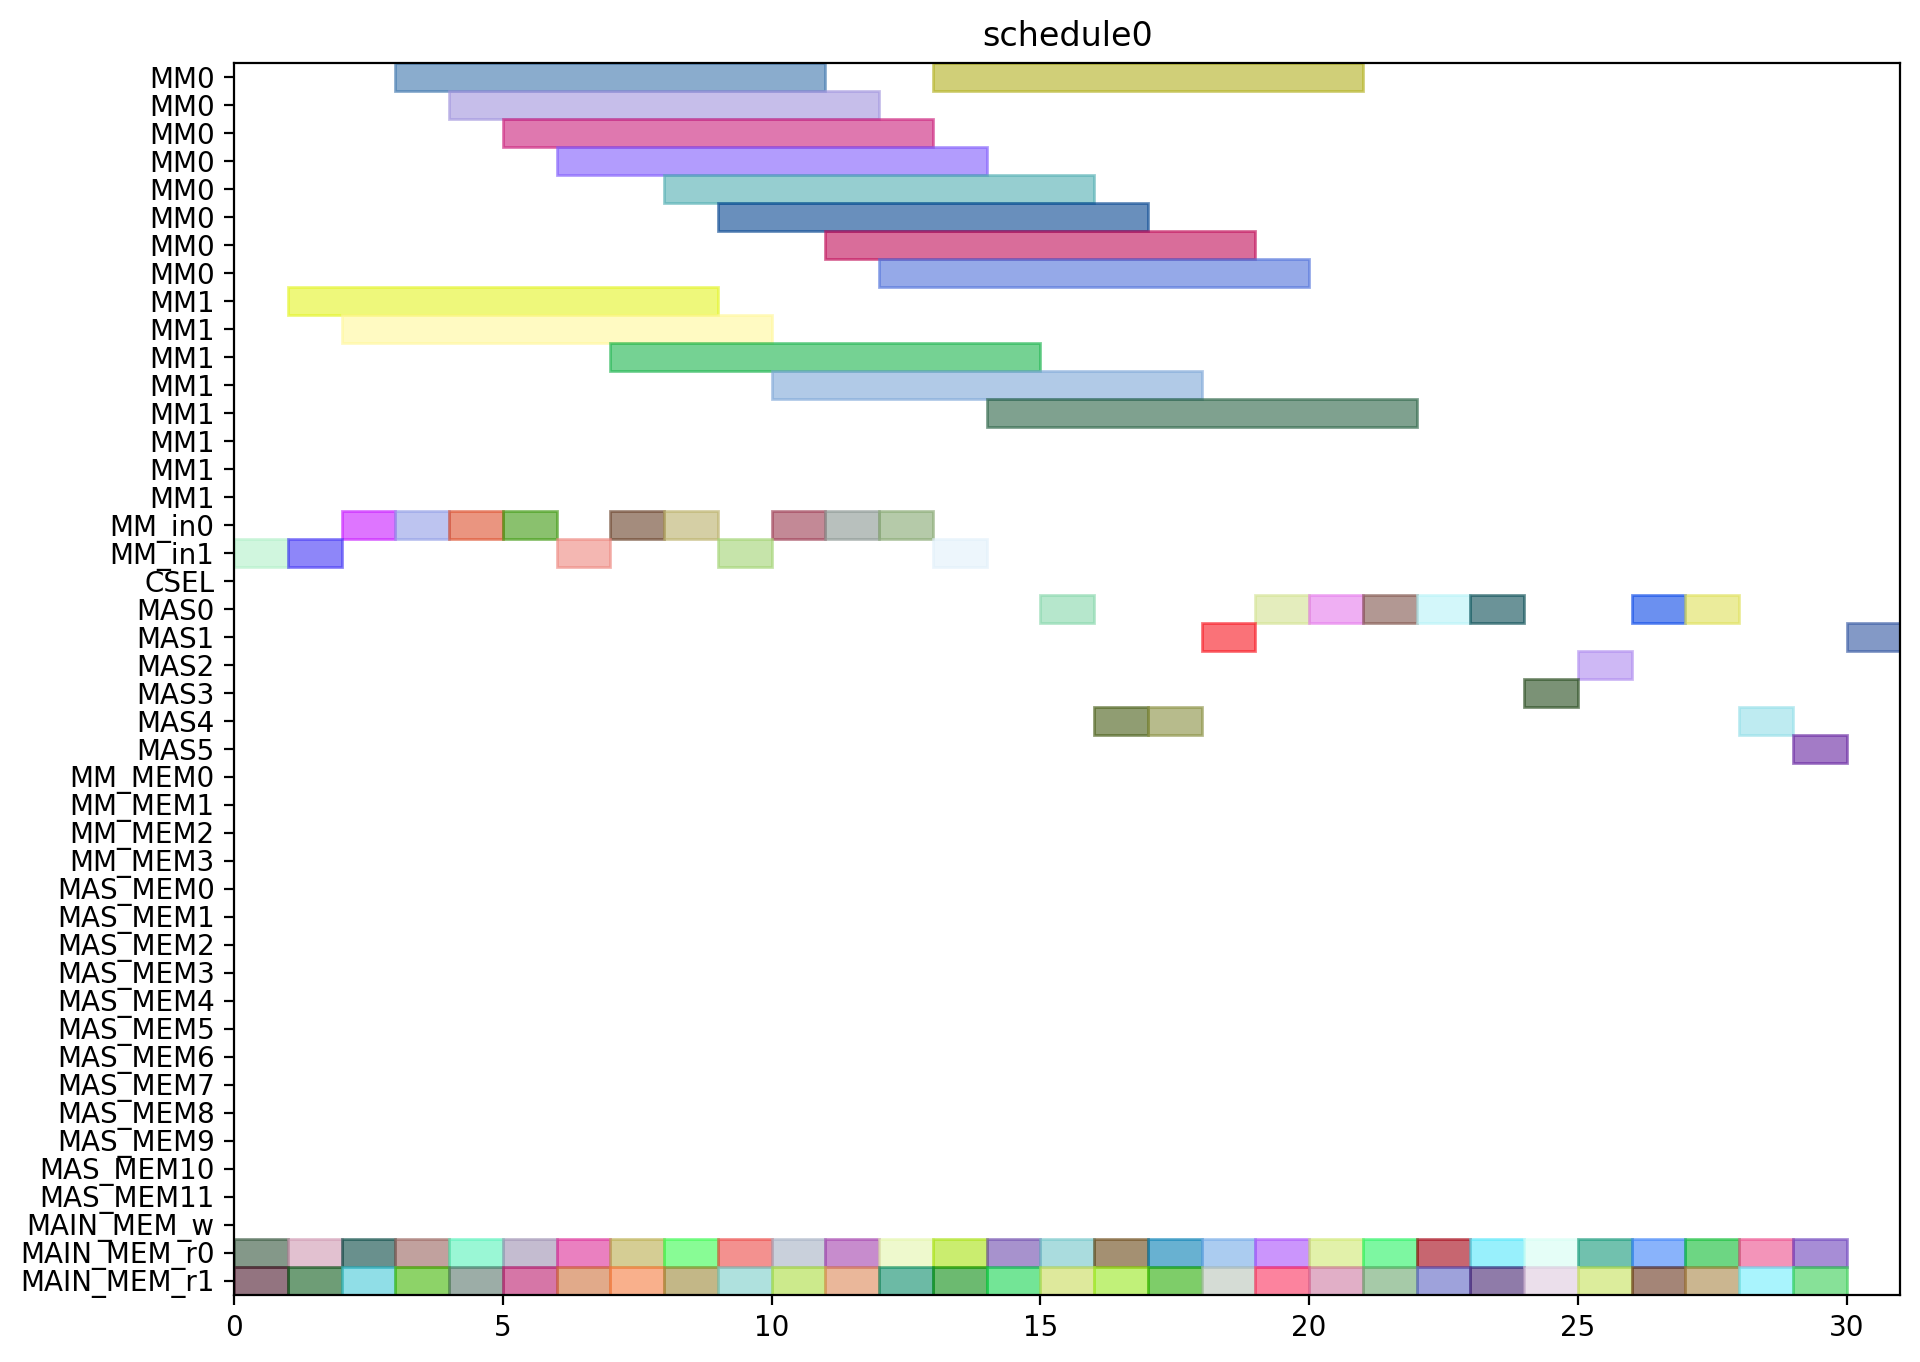

Write the Python code that produced this figure.
from pyschedule import Scenario, solvers, plotters, alt


def solve():
	horizon = 120
	S = Scenario("schedule0", horizon=horizon)

	# resource
	MM = S.Resources('MM', num=2, size=8)
	MM_in = S.Resources('MM_in', num=2)
	CSEL = S.Resource('CSEL')
	MAS = S.Resources('MAS', num=6, size=1, periods=range(1, horizon))
	MM_MEM = S.Resources('MM_MEM', num=4)
	MAS_MEM = S.Resources('MAS_MEM', num=12)
	MAIN_MEM_w = S.Resource('MAIN_MEM_w', size=1)
	MAIN_MEM_r = S.Resources('MAIN_MEM_r', num=2)

	# result of previous scheduling

	# new tasks
	r1_t0 = S.Task('r1_t0', length=8, delay_cost=1)
	r1_t0 += alt(MM)
	r1_t0_in = S.Task('r1_t0_in', length=1, delay_cost=1)
	r1_t0_in += alt(MM_in)
	S += r1_t0_in*MM_in[0]<=r1_t0*MM[0]
	S += r1_t0_in*MM_in[1]<=r1_t0*MM[1]
	r1_t0_mem0 = S.Task('r1_t0_mem0', length=1, delay_cost=1)
	r1_t0_mem0 += MAIN_MEM_r[0]
	S += r1_t0_mem0 <= r1_t0

	r1_t0_mem1 = S.Task('r1_t0_mem1', length=1, delay_cost=1)
	r1_t0_mem1 += MAIN_MEM_r[1]
	S += r1_t0_mem1 <= r1_t0

	r1_t1 = S.Task('r1_t1', length=8, delay_cost=1)
	r1_t1 += alt(MM)
	r1_t1_in = S.Task('r1_t1_in', length=1, delay_cost=1)
	r1_t1_in += alt(MM_in)
	S += r1_t1_in*MM_in[0]<=r1_t1*MM[0]
	S += r1_t1_in*MM_in[1]<=r1_t1*MM[1]
	r1_t1_mem0 = S.Task('r1_t1_mem0', length=1, delay_cost=1)
	r1_t1_mem0 += MAIN_MEM_r[0]
	S += r1_t1_mem0 <= r1_t1

	r1_t1_mem1 = S.Task('r1_t1_mem1', length=1, delay_cost=1)
	r1_t1_mem1 += MAIN_MEM_r[1]
	S += r1_t1_mem1 <= r1_t1

	r1_t2 = S.Task('r1_t2', length=1, delay_cost=1)
	r1_t2 += alt(MAS)
	r1_t2_mem0 = S.Task('r1_t2_mem0', length=1, delay_cost=1)
	r1_t2_mem0 += MAIN_MEM_r[0]
	S += r1_t2_mem0 <= r1_t2

	r1_t2_mem1 = S.Task('r1_t2_mem1', length=1, delay_cost=1)
	r1_t2_mem1 += MAIN_MEM_r[1]
	S += r1_t2_mem1 <= r1_t2

	r1_t3 = S.Task('r1_t3', length=1, delay_cost=1)
	r1_t3 += alt(MAS)
	r1_t3_mem0 = S.Task('r1_t3_mem0', length=1, delay_cost=1)
	r1_t3_mem0 += MAIN_MEM_r[0]
	S += r1_t3_mem0 <= r1_t3

	r1_t3_mem1 = S.Task('r1_t3_mem1', length=1, delay_cost=1)
	r1_t3_mem1 += MAIN_MEM_r[1]
	S += r1_t3_mem1 <= r1_t3

	r3_t0 = S.Task('r3_t0', length=8, delay_cost=1)
	r3_t0 += alt(MM)
	r3_t0_in = S.Task('r3_t0_in', length=1, delay_cost=1)
	r3_t0_in += alt(MM_in)
	S += r3_t0_in*MM_in[0]<=r3_t0*MM[0]
	S += r3_t0_in*MM_in[1]<=r3_t0*MM[1]
	r3_t0_mem0 = S.Task('r3_t0_mem0', length=1, delay_cost=1)
	r3_t0_mem0 += MAIN_MEM_r[0]
	S += r3_t0_mem0 <= r3_t0

	r3_t0_mem1 = S.Task('r3_t0_mem1', length=1, delay_cost=1)
	r3_t0_mem1 += MAIN_MEM_r[1]
	S += r3_t0_mem1 <= r3_t0

	r3_t1 = S.Task('r3_t1', length=8, delay_cost=1)
	r3_t1 += alt(MM)
	r3_t1_in = S.Task('r3_t1_in', length=1, delay_cost=1)
	r3_t1_in += alt(MM_in)
	S += r3_t1_in*MM_in[0]<=r3_t1*MM[0]
	S += r3_t1_in*MM_in[1]<=r3_t1*MM[1]
	r3_t1_mem0 = S.Task('r3_t1_mem0', length=1, delay_cost=1)
	r3_t1_mem0 += MAIN_MEM_r[0]
	S += r3_t1_mem0 <= r3_t1

	r3_t1_mem1 = S.Task('r3_t1_mem1', length=1, delay_cost=1)
	r3_t1_mem1 += MAIN_MEM_r[1]
	S += r3_t1_mem1 <= r3_t1

	r3_t2 = S.Task('r3_t2', length=1, delay_cost=1)
	r3_t2 += alt(MAS)
	r3_t2_mem0 = S.Task('r3_t2_mem0', length=1, delay_cost=1)
	r3_t2_mem0 += MAIN_MEM_r[0]
	S += r3_t2_mem0 <= r3_t2

	r3_t2_mem1 = S.Task('r3_t2_mem1', length=1, delay_cost=1)
	r3_t2_mem1 += MAIN_MEM_r[1]
	S += r3_t2_mem1 <= r3_t2

	r3_t3 = S.Task('r3_t3', length=1, delay_cost=1)
	r3_t3 += alt(MAS)
	r3_t3_mem0 = S.Task('r3_t3_mem0', length=1, delay_cost=1)
	r3_t3_mem0 += MAIN_MEM_r[0]
	S += r3_t3_mem0 <= r3_t3

	r3_t3_mem1 = S.Task('r3_t3_mem1', length=1, delay_cost=1)
	r3_t3_mem1 += MAIN_MEM_r[1]
	S += r3_t3_mem1 <= r3_t3

	r4_t0 = S.Task('r4_t0', length=8, delay_cost=1)
	r4_t0 += alt(MM)
	r4_t0_in = S.Task('r4_t0_in', length=1, delay_cost=1)
	r4_t0_in += alt(MM_in)
	S += r4_t0_in*MM_in[0]<=r4_t0*MM[0]
	S += r4_t0_in*MM_in[1]<=r4_t0*MM[1]
	r4_t0_mem0 = S.Task('r4_t0_mem0', length=1, delay_cost=1)
	r4_t0_mem0 += MAIN_MEM_r[0]
	S += r4_t0_mem0 <= r4_t0

	r4_t0_mem1 = S.Task('r4_t0_mem1', length=1, delay_cost=1)
	r4_t0_mem1 += MAIN_MEM_r[1]
	S += r4_t0_mem1 <= r4_t0

	r4_t1 = S.Task('r4_t1', length=8, delay_cost=1)
	r4_t1 += alt(MM)
	r4_t1_in = S.Task('r4_t1_in', length=1, delay_cost=1)
	r4_t1_in += alt(MM_in)
	S += r4_t1_in*MM_in[0]<=r4_t1*MM[0]
	S += r4_t1_in*MM_in[1]<=r4_t1*MM[1]
	r4_t1_mem0 = S.Task('r4_t1_mem0', length=1, delay_cost=1)
	r4_t1_mem0 += MAIN_MEM_r[0]
	S += r4_t1_mem0 <= r4_t1

	r4_t1_mem1 = S.Task('r4_t1_mem1', length=1, delay_cost=1)
	r4_t1_mem1 += MAIN_MEM_r[1]
	S += r4_t1_mem1 <= r4_t1

	r4_t2 = S.Task('r4_t2', length=1, delay_cost=1)
	r4_t2 += alt(MAS)
	r4_t2_mem0 = S.Task('r4_t2_mem0', length=1, delay_cost=1)
	r4_t2_mem0 += MAIN_MEM_r[0]
	S += r4_t2_mem0 <= r4_t2

	r4_t2_mem1 = S.Task('r4_t2_mem1', length=1, delay_cost=1)
	r4_t2_mem1 += MAIN_MEM_r[1]
	S += r4_t2_mem1 <= r4_t2

	r4_t3 = S.Task('r4_t3', length=1, delay_cost=1)
	r4_t3 += alt(MAS)
	r4_t3_mem0 = S.Task('r4_t3_mem0', length=1, delay_cost=1)
	r4_t3_mem0 += MAIN_MEM_r[0]
	S += r4_t3_mem0 <= r4_t3

	r4_t3_mem1 = S.Task('r4_t3_mem1', length=1, delay_cost=1)
	r4_t3_mem1 += MAIN_MEM_r[1]
	S += r4_t3_mem1 <= r4_t3

	r5_t0 = S.Task('r5_t0', length=8, delay_cost=1)
	r5_t0 += alt(MM)
	r5_t0_in = S.Task('r5_t0_in', length=1, delay_cost=1)
	r5_t0_in += alt(MM_in)
	S += r5_t0_in*MM_in[0]<=r5_t0*MM[0]
	S += r5_t0_in*MM_in[1]<=r5_t0*MM[1]
	r5_t0_mem0 = S.Task('r5_t0_mem0', length=1, delay_cost=1)
	r5_t0_mem0 += MAIN_MEM_r[0]
	S += r5_t0_mem0 <= r5_t0

	r5_t0_mem1 = S.Task('r5_t0_mem1', length=1, delay_cost=1)
	r5_t0_mem1 += MAIN_MEM_r[1]
	S += r5_t0_mem1 <= r5_t0

	r5_t1 = S.Task('r5_t1', length=8, delay_cost=1)
	r5_t1 += alt(MM)
	r5_t1_in = S.Task('r5_t1_in', length=1, delay_cost=1)
	r5_t1_in += alt(MM_in)
	S += r5_t1_in*MM_in[0]<=r5_t1*MM[0]
	S += r5_t1_in*MM_in[1]<=r5_t1*MM[1]
	r5_t1_mem0 = S.Task('r5_t1_mem0', length=1, delay_cost=1)
	r5_t1_mem0 += MAIN_MEM_r[0]
	S += r5_t1_mem0 <= r5_t1

	r5_t1_mem1 = S.Task('r5_t1_mem1', length=1, delay_cost=1)
	r5_t1_mem1 += MAIN_MEM_r[1]
	S += r5_t1_mem1 <= r5_t1

	r5_t2 = S.Task('r5_t2', length=1, delay_cost=1)
	r5_t2 += alt(MAS)
	r5_t2_mem0 = S.Task('r5_t2_mem0', length=1, delay_cost=1)
	r5_t2_mem0 += MAIN_MEM_r[0]
	S += r5_t2_mem0 <= r5_t2

	r5_t2_mem1 = S.Task('r5_t2_mem1', length=1, delay_cost=1)
	r5_t2_mem1 += MAIN_MEM_r[1]
	S += r5_t2_mem1 <= r5_t2

	r5_t3 = S.Task('r5_t3', length=1, delay_cost=1)
	r5_t3 += alt(MAS)
	r5_t3_mem0 = S.Task('r5_t3_mem0', length=1, delay_cost=1)
	r5_t3_mem0 += MAIN_MEM_r[0]
	S += r5_t3_mem0 <= r5_t3

	r5_t3_mem1 = S.Task('r5_t3_mem1', length=1, delay_cost=1)
	r5_t3_mem1 += MAIN_MEM_r[1]
	S += r5_t3_mem1 <= r5_t3

	r6_t0 = S.Task('r6_t0', length=8, delay_cost=1)
	r6_t0 += alt(MM)
	r6_t0_in = S.Task('r6_t0_in', length=1, delay_cost=1)
	r6_t0_in += alt(MM_in)
	S += r6_t0_in*MM_in[0]<=r6_t0*MM[0]
	S += r6_t0_in*MM_in[1]<=r6_t0*MM[1]
	r6_t0_mem0 = S.Task('r6_t0_mem0', length=1, delay_cost=1)
	r6_t0_mem0 += MAIN_MEM_r[0]
	S += r6_t0_mem0 <= r6_t0

	r6_t0_mem1 = S.Task('r6_t0_mem1', length=1, delay_cost=1)
	r6_t0_mem1 += MAIN_MEM_r[1]
	S += r6_t0_mem1 <= r6_t0

	r6_t1 = S.Task('r6_t1', length=8, delay_cost=1)
	r6_t1 += alt(MM)
	r6_t1_in = S.Task('r6_t1_in', length=1, delay_cost=1)
	r6_t1_in += alt(MM_in)
	S += r6_t1_in*MM_in[0]<=r6_t1*MM[0]
	S += r6_t1_in*MM_in[1]<=r6_t1*MM[1]
	r6_t1_mem0 = S.Task('r6_t1_mem0', length=1, delay_cost=1)
	r6_t1_mem0 += MAIN_MEM_r[0]
	S += r6_t1_mem0 <= r6_t1

	r6_t1_mem1 = S.Task('r6_t1_mem1', length=1, delay_cost=1)
	r6_t1_mem1 += MAIN_MEM_r[1]
	S += r6_t1_mem1 <= r6_t1

	r6_t2 = S.Task('r6_t2', length=1, delay_cost=1)
	r6_t2 += alt(MAS)
	r6_t2_mem0 = S.Task('r6_t2_mem0', length=1, delay_cost=1)
	r6_t2_mem0 += MAIN_MEM_r[0]
	S += r6_t2_mem0 <= r6_t2

	r6_t2_mem1 = S.Task('r6_t2_mem1', length=1, delay_cost=1)
	r6_t2_mem1 += MAIN_MEM_r[1]
	S += r6_t2_mem1 <= r6_t2

	r6_t3 = S.Task('r6_t3', length=1, delay_cost=1)
	r6_t3 += alt(MAS)
	r6_t3_mem0 = S.Task('r6_t3_mem0', length=1, delay_cost=1)
	r6_t3_mem0 += MAIN_MEM_r[0]
	S += r6_t3_mem0 <= r6_t3

	r6_t3_mem1 = S.Task('r6_t3_mem1', length=1, delay_cost=1)
	r6_t3_mem1 += MAIN_MEM_r[1]
	S += r6_t3_mem1 <= r6_t3

	r9_t2 = S.Task('r9_t2', length=1, delay_cost=1)
	r9_t2 += alt(MAS)
	r9_t2_mem0 = S.Task('r9_t2_mem0', length=1, delay_cost=1)
	r9_t2_mem0 += MAIN_MEM_r[0]
	S += r9_t2_mem0 <= r9_t2

	r9_t2_mem1 = S.Task('r9_t2_mem1', length=1, delay_cost=1)
	r9_t2_mem1 += MAIN_MEM_r[1]
	S += r9_t2_mem1 <= r9_t2

	r12_t0 = S.Task('r12_t0', length=8, delay_cost=1)
	r12_t0 += alt(MM)
	r12_t0_in = S.Task('r12_t0_in', length=1, delay_cost=1)
	r12_t0_in += alt(MM_in)
	S += r12_t0_in*MM_in[0]<=r12_t0*MM[0]
	S += r12_t0_in*MM_in[1]<=r12_t0*MM[1]
	r12_t0_mem0 = S.Task('r12_t0_mem0', length=1, delay_cost=1)
	r12_t0_mem0 += MAIN_MEM_r[0]
	S += r12_t0_mem0 <= r12_t0

	r12_t0_mem1 = S.Task('r12_t0_mem1', length=1, delay_cost=1)
	r12_t0_mem1 += MAIN_MEM_r[1]
	S += r12_t0_mem1 <= r12_t0

	r12_t1 = S.Task('r12_t1', length=8, delay_cost=1)
	r12_t1 += alt(MM)
	r12_t1_in = S.Task('r12_t1_in', length=1, delay_cost=1)
	r12_t1_in += alt(MM_in)
	S += r12_t1_in*MM_in[0]<=r12_t1*MM[0]
	S += r12_t1_in*MM_in[1]<=r12_t1*MM[1]
	r12_t1_mem0 = S.Task('r12_t1_mem0', length=1, delay_cost=1)
	r12_t1_mem0 += MAIN_MEM_r[0]
	S += r12_t1_mem0 <= r12_t1

	r12_t1_mem1 = S.Task('r12_t1_mem1', length=1, delay_cost=1)
	r12_t1_mem1 += MAIN_MEM_r[1]
	S += r12_t1_mem1 <= r12_t1

	r12_t2 = S.Task('r12_t2', length=1, delay_cost=1)
	r12_t2 += alt(MAS)
	r12_t2_mem0 = S.Task('r12_t2_mem0', length=1, delay_cost=1)
	r12_t2_mem0 += MAIN_MEM_r[0]
	S += r12_t2_mem0 <= r12_t2

	r12_t2_mem1 = S.Task('r12_t2_mem1', length=1, delay_cost=1)
	r12_t2_mem1 += MAIN_MEM_r[1]
	S += r12_t2_mem1 <= r12_t2

	r12_t3 = S.Task('r12_t3', length=1, delay_cost=1)
	r12_t3 += alt(MAS)
	r12_t3_mem0 = S.Task('r12_t3_mem0', length=1, delay_cost=1)
	r12_t3_mem0 += MAIN_MEM_r[0]
	S += r12_t3_mem0 <= r12_t3

	r12_t3_mem1 = S.Task('r12_t3_mem1', length=1, delay_cost=1)
	r12_t3_mem1 += MAIN_MEM_r[1]
	S += r12_t3_mem1 <= r12_t3

	r13_t0 = S.Task('r13_t0', length=8, delay_cost=1)
	r13_t0 += alt(MM)
	r13_t0_in = S.Task('r13_t0_in', length=1, delay_cost=1)
	r13_t0_in += alt(MM_in)
	S += r13_t0_in*MM_in[0]<=r13_t0*MM[0]
	S += r13_t0_in*MM_in[1]<=r13_t0*MM[1]
	r13_t0_mem0 = S.Task('r13_t0_mem0', length=1, delay_cost=1)
	r13_t0_mem0 += MAIN_MEM_r[0]
	S += r13_t0_mem0 <= r13_t0

	r13_t0_mem1 = S.Task('r13_t0_mem1', length=1, delay_cost=1)
	r13_t0_mem1 += MAIN_MEM_r[1]
	S += r13_t0_mem1 <= r13_t0

	r13_t1 = S.Task('r13_t1', length=8, delay_cost=1)
	r13_t1 += alt(MM)
	r13_t1_in = S.Task('r13_t1_in', length=1, delay_cost=1)
	r13_t1_in += alt(MM_in)
	S += r13_t1_in*MM_in[0]<=r13_t1*MM[0]
	S += r13_t1_in*MM_in[1]<=r13_t1*MM[1]
	r13_t1_mem0 = S.Task('r13_t1_mem0', length=1, delay_cost=1)
	r13_t1_mem0 += MAIN_MEM_r[0]
	S += r13_t1_mem0 <= r13_t1

	r13_t1_mem1 = S.Task('r13_t1_mem1', length=1, delay_cost=1)
	r13_t1_mem1 += MAIN_MEM_r[1]
	S += r13_t1_mem1 <= r13_t1

	r13_t2 = S.Task('r13_t2', length=1, delay_cost=1)
	r13_t2 += alt(MAS)
	r13_t2_mem0 = S.Task('r13_t2_mem0', length=1, delay_cost=1)
	r13_t2_mem0 += MAIN_MEM_r[0]
	S += r13_t2_mem0 <= r13_t2

	r13_t2_mem1 = S.Task('r13_t2_mem1', length=1, delay_cost=1)
	r13_t2_mem1 += MAIN_MEM_r[1]
	S += r13_t2_mem1 <= r13_t2

	r13_t3 = S.Task('r13_t3', length=1, delay_cost=1)
	r13_t3 += alt(MAS)
	r13_t3_mem0 = S.Task('r13_t3_mem0', length=1, delay_cost=1)
	r13_t3_mem0 += MAIN_MEM_r[0]
	S += r13_t3_mem0 <= r13_t3

	r13_t3_mem1 = S.Task('r13_t3_mem1', length=1, delay_cost=1)
	r13_t3_mem1 += MAIN_MEM_r[1]
	S += r13_t3_mem1 <= r13_t3

	r16_t3 = S.Task('r16_t3', length=1, delay_cost=1)
	r16_t3 += alt(MAS)
	r16_t3_mem0 = S.Task('r16_t3_mem0', length=1, delay_cost=1)
	r16_t3_mem0 += MAIN_MEM_r[0]
	S += r16_t3_mem0 <= r16_t3

	r16_t3_mem1 = S.Task('r16_t3_mem1', length=1, delay_cost=1)
	r16_t3_mem1 += MAIN_MEM_r[1]
	S += r16_t3_mem1 <= r16_t3

	solvers.mip.solve(S,msg=1,kind='CPLEX',ratio_gap=1.01)

	solution = [['hoge']*len(S.solution()[1]) for i in range(len(S.solution()))]
	for i in range(len(S.solution())):
		for j in range(len(S.solution()[i])):
			solution[i][j]=str(S.solution()[i][j])
	print(solution)

	cycles = int(solution[-1][3])

	pic_file_name = "/home/mfukuda/ABE/multiRAM_multiMAS_16mux/scheduling_result/stage8MM2_stage1MAS6/EP2_YRECOVER/schedule0.png"
	if(S.solution() != []):
		plotters.matplotlib.plot(S,img_filename=pic_file_name, show_task_labels=False, fig_size=(cycles*0.25+3, 8))

	return solution
